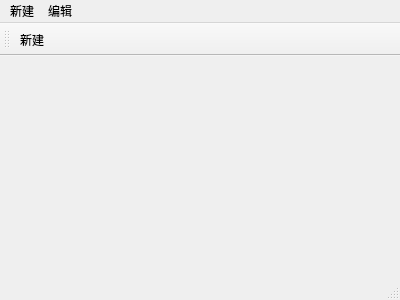
<?xml version="1.0" encoding="UTF-8"?>
<ui version="4.0">
 <class>MainWindow</class>
 <widget class="QMainWindow" name="MainWindow">
  <property name="geometry">
   <rect>
    <x>0</x>
    <y>0</y>
    <width>400</width>
    <height>300</height>
   </rect>
  </property>
  <property name="windowTitle">
   <string>MainWindow</string>
  </property>
  <widget class="QWidget" name="centralWidget"/>
  <widget class="QMenuBar" name="menuBar">
   <property name="geometry">
    <rect>
     <x>0</x>
     <y>0</y>
     <width>400</width>
     <height>26</height>
    </rect>
   </property>
   <widget class="QMenu" name="menu">
    <property name="title">
     <string>新建</string>
    </property>
    <addaction name="actionNew"/>
    <addaction name="actionOpen"/>
   </widget>
   <widget class="QMenu" name="menu_2">
    <property name="title">
     <string>编辑</string>
    </property>
   </widget>
   <addaction name="menu"/>
   <addaction name="menu_2"/>
  </widget>
  <widget class="QToolBar" name="mainToolBar">
   <attribute name="toolBarArea">
    <enum>TopToolBarArea</enum>
   </attribute>
   <attribute name="toolBarBreak">
    <bool>false</bool>
   </attribute>
   <addaction name="actionNew"/>
  </widget>
  <widget class="QStatusBar" name="statusBar"/>
  <action name="actionNew">
   <property name="text">
    <string>新建</string>
   </property>
  </action>
  <action name="actionOpen">
   <property name="text">
    <string>open</string>
   </property>
  </action>
 </widget>
 <layoutdefault spacing="6" margin="11"/>
 <resources/>
 <connections/>
</ui>
